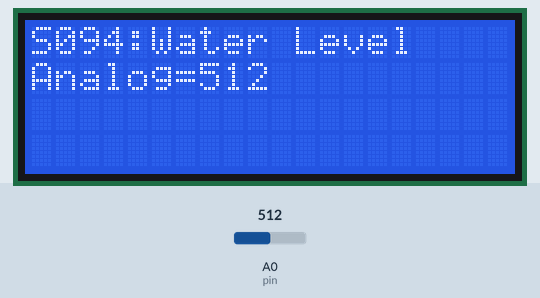
This sketch was run on a simulated Arduino Uno, built with avr-gcc and run on an emulated ATmega328P. On the bench: 20×4 character LCD. The inputs (shaded band) are chosen by the test bench; at power-on: A0 (pin) = 512.

Above: at 2.2 s.
2.3 s: A0 (pin) set to 716
At 3.8 s:
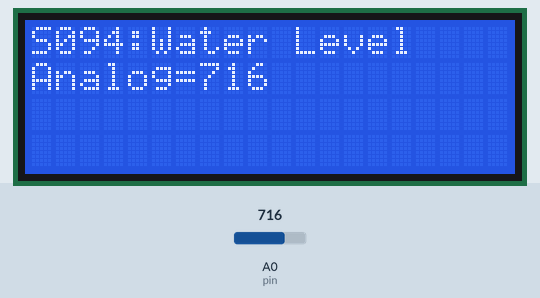
4.1 s: A0 (pin) set to 900
At 5.4 s:
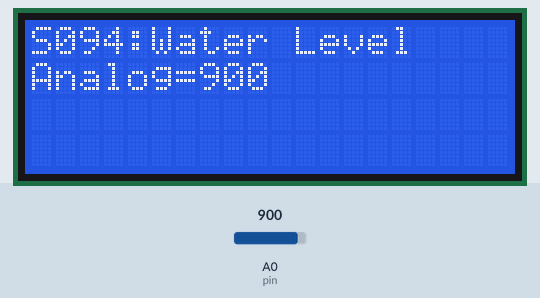
5.7 s: A0 (pin) set to 1023
At 7.3 s:
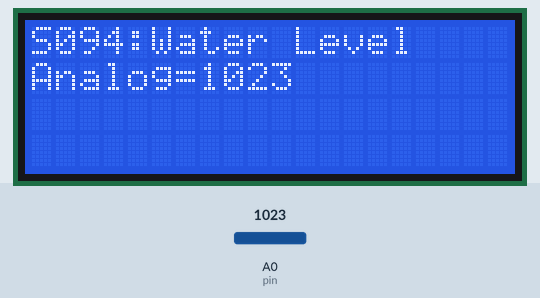
Timing chart, 0 to 8.8 s (numbered marks = the images above; inputs shaded):
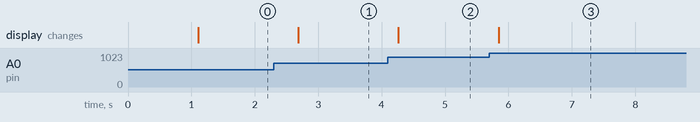

The sketch:

basic_test.ino
```cpp
/* Water Level Sensor v1.0 [S094] : http://rdiot.tistory.com/62 [RDIoT Demo] */

#include <Wire.h>
#include <LiquidCrystal_I2C.h>

LiquidCrystal_I2C lcd(0x27,20,4);  // LCD2004
int pin = A0;

void setup()
{
  lcd.init();  // initialize the lcd
  lcd.backlight();
  lcd.print("start LCD2004");

  pinMode(pin,INPUT);
  delay(1000);

  lcd.clear();
}

void loop()
{
  lcd.setCursor(0,0);
  lcd.print("S094:Water Level");

  lcd.setCursor(0,1);
  lcd.print("Analog=" + (String)analogRead(pin) + " ");

  delay(500);
}
```

Measured:
- after the input at 2.3 s, the display: changes after 0.39 s (image 1)
- after the input at 4.1 s, the display: changes after 0.17 s (image 2)
- after the input at 5.7 s, the display: changes after 0.15 s (image 3)
